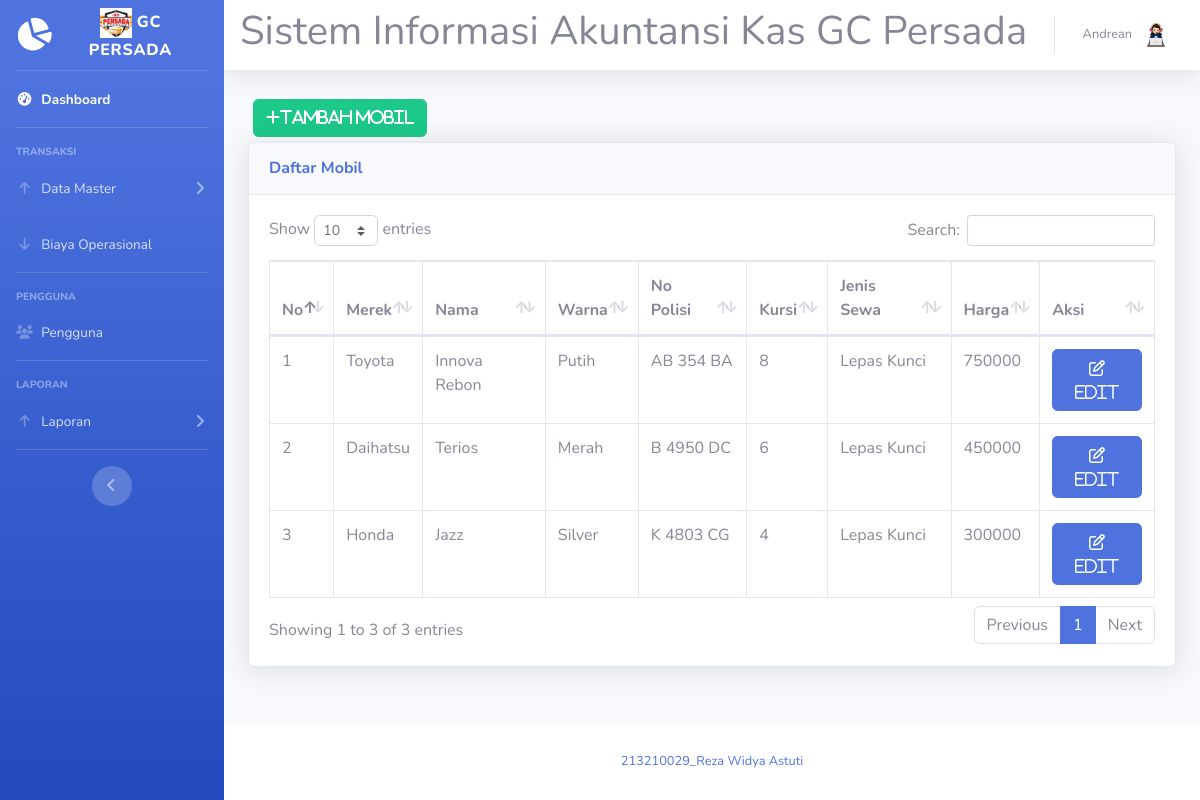
Screenshot of /mobil.php (signed in) with the database file from the repository.
### tables this page shows
CREATE TABLE `mobil` (
  `id_mobil` int(2) NOT NULL,
  `nama` varchar(15) NOT NULL,
  `warna` varchar(10) NOT NULL,
  `no_polisi` varchar(10) NOT NULL,
  `jenis_sewa` varchar(15) NOT NULL,
  `jumlah_set` varchar(10) NOT NULL,
  `harga` int(11) NOT NULL,
  `id_merek` varchar(4) NOT NULL
);

CREATE TABLE `merek` (
  `id_merek` int(2) NOT NULL,
  `merek` varchar(15) NOT NULL
);

### mobil.php (the view, shortened to what this page needs)
<?php
require 'koneksi.php';
?>
<!DOCTYPE html>
<html lang="en">
<head>
  <link href="vendor/fontawesome-free/css/all.min.css" rel="stylesheet" type="text/css">
  <link href="css/sb-admin-2.min.css" rel="stylesheet">
  <link href="vendor/datatables/dataTables.bootstrap4.min.css" rel="stylesheet">
</head>
<body id="page-top">
  <?php require 'sidebar.php'; ?>
  <div id="content">
    <?php require 'navbar.php'; ?>
    <div class="container-fluid">
      <button type="button" class="btn btn-success" style="margin:5px" data-toggle="modal" data-target="#myModalTambah"><i class="fa fa-plus">Tambah Mobil</i></button><br>
      <div class="card shadow mb-4">
        <div class="card-header py-3">
          <h6 class="m-0 font-weight-bold text-primary">Daftar Mobil</h6>
        </div>
        <div class="card-body">
          <div class="table-responsive">
            <table class="table table-bordered" id="dataTable" width="100%" cellspacing="0">
              <thead>
                <tr>
                  <th>No</th>
                  <th>Merek</th>
                  <th>Nama</th>
                  <th>Warna</th>
                  <th>No Polisi</th>
                  <th>Kursi</th>
                  <th>Jenis Sewa</th>
                  <th>Harga</th>
                  <th>Aksi</th>
                </tr>
              </thead>
              <tbody>
                <?php
                $query = mysqli_query($koneksi, "SELECT mobil.*, merek.merek FROM mobil JOIN merek ON mobil.id_merek = merek.id_merek");
                while ($data = mysqli_fetch_assoc($query)) {
                ?>
                  <tr>
                    <td><?= $data['id_mobil'] ?></td>
                    <td><?= $data['merek'] ?></td>
                    <td><?= $data['nama'] ?></td>
                    <td><?= $data['warna'] ?></td>
                    <td><?= $data['no_polisi'] ?></td>
                    <td><?= $data['jumlah_set'] ?></td>
                    <td><?= $data['jenis_sewa'] ?></td>
                    <td><?= $data['harga'] ?></td>
                    <td>
                      <a href="#" type="button" class="fa fa-edit btn btn-primary btn-md" data-toggle="modal" data-target="#myModal<?= $data['id_mobil']; ?>"> Edit</a>
                    </td>
                  </tr>
                <?php
                }
                ?>
              </tbody>
            </table>
          </div>
        </div>
      </div>
    </div>
  </div>
  <?php require 'footer.php' ?>
</div>
</div>
</body>
</html>

### rows the page displays
mobil: id_mobil "1", id_merek.merek "Toyota", nama "Innova Rebon", warna "Putih", no_polisi "AB 354 BA", jumlah_set "8", jenis_sewa "Lepas Kunci", harga "750000"
mobil: id_mobil "2", id_merek.merek "Daihatsu", nama "Terios", warna "Merah", no_polisi "B 4950 DC", jumlah_set "6", jenis_sewa "Lepas Kunci", harga "450000"
mobil: id_mobil "3", id_merek.merek "Honda", nama "Jazz", warna "Silver", no_polisi "K 4803 CG", jumlah_set "4", jenis_sewa "Lepas Kunci", harga "300000"

### other values shown
$_SESSION['nama'] "Andrean"
